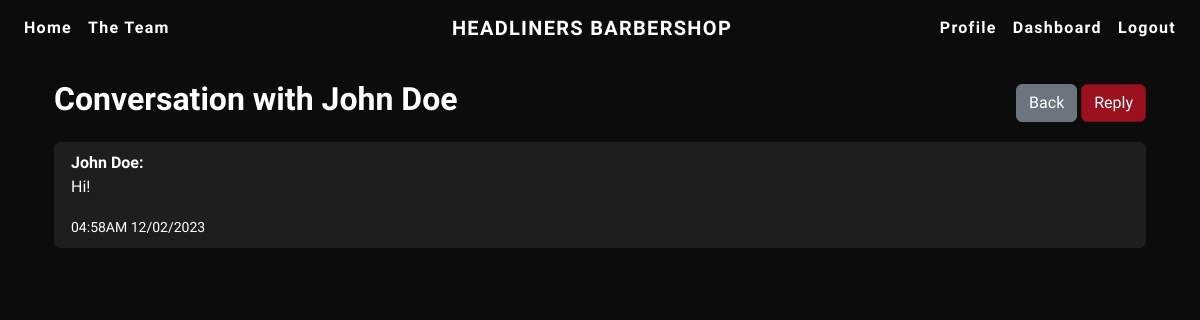
Screenshot of /inbox/conversation/18 (signed in) with the database file from the repository.
### website/models.py (models this page shows, shortened)
class User(db.Model, UserMixin):
    __tablename__ = 'users'
    user_id = db.Column(db.Integer, primary_key=True)
    name = db.Column(db.String)
    email = db.Column(db.String, unique=True)
    password = db.Column(db.String)
    phone_number = db.Column(db.String)
    role = db.Column(db.String)
    barber_detail = db.relationship("Barber_detail", backref="user", uselist=False)

class Message(db.Model):
    __tablename__ = 'messages'
    message_id = db.Column(db.Integer, primary_key=True)
    sender_id = db.Column(db.Integer, db.ForeignKey('users.user_id'))
    receiver_id = db.Column(db.Integer, db.ForeignKey('users.user_id'))
    content = db.Column(db.String)
    timestamp = db.Column(db.DateTime(timezone=True), default=func.now())
    read_status = db.Column(db.Boolean, default=False)
    sender = db.relationship('User', foreign_keys=[sender_id])
    receiver = db.relationship('User', foreign_keys=[receiver_id])

### website/messages.py (the view)
@messages.route('/conversation/<int:partner_id>')
@login_required
def conversation_detail(partner_id):
    messages = Message.query.filter(
        (Message.sender_id == current_user.user_id) & (Message.receiver_id == partner_id) |
        (Message.sender_id == partner_id) & (Message.receiver_id == current_user.user_id)
    ).order_by(Message.timestamp.desc()).all()
    partner = User.query.get_or_404(partner_id)
    for message in messages:
        if not message.read_status and message.receiver_id == current_user.user_id:
            message.read_status = True
            db.session.commit()
    return render_template('conversation_detail.html', messages=messages, partner=partner, user=current_user)

### website/templates/conversation_detail.html
{% extends "base.html" %}
{% block content %}
<div class="container mt-4">
    <div class="d-flex justify-content-between align-items-center">
        <h2>Conversation with {{ partner.name }}</h2>
        <div class="ms-auto">
            <a href="{{ url_for('messages.home') }}" class="btn btn-secondary">Back</a>
            <a href="{{ url_for('messages.send_message', reply_to=partner.user_id) }}" class="btn btn-primary">Reply</a>
        </div>
    </div>
    <div class="list-group mt-3">
        {% for message in messages %}
            <div class="list-group-item">
                <strong>{{ message.sender.name }}:</strong>
                <p>{{ message.content }}</p>
                <small>{{ message.timestamp.strftime('%I:%M%p %m/%d/%Y') }}</small>
            </div>
        {% endfor %}
    </div>
</div>
{% endblock %}

### website/static/style.css (style rules this page uses)
body { background-color: #0c0c0c; color: #cacaca; font-family: 'Source Sans 3', sans-serif; }
h1, h2, h3, h4, h5, h6 { font-family: 'Oswald', sans-serif; font-weight: 700; color: #ffffff; }
.btn-primary { background-color: #9b111e; border-color: #7c0e17; }
a, a:hover { color: #881c1c; text-decoration: none; }
.list-group-item { background-color: #1e1e1e; color: #ffffff; border-color: #1e1e1e; }

### rows the page displays
User: name "John Doe"
Message: sender.name "John Doe", content "Hi!", timestamp "04:58AM 12/02/2023"
